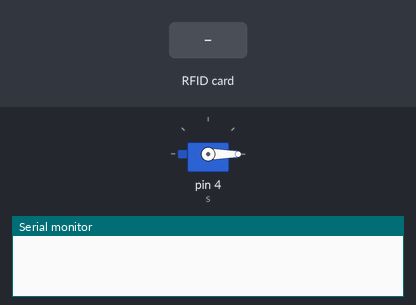
The sketch below on a simulated Arduino Uno, built with avr-gcc and run on an emulated ATmega328P. On the bench: servo, the last lines printed to the serial monitor. The test bench sets the inputs (shaded band).

Above: at 1.2 s.
1.3 s: RFID card 02 DC A7 34 held to the reader
At 2.1 s:
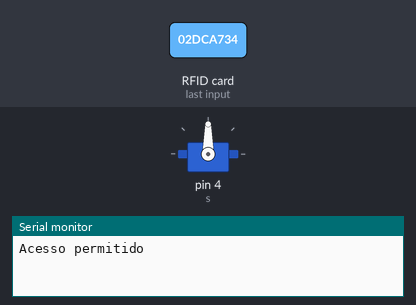
Timing chart, 0 to 4.3 s (numbered marks = the images above; inputs shaded):
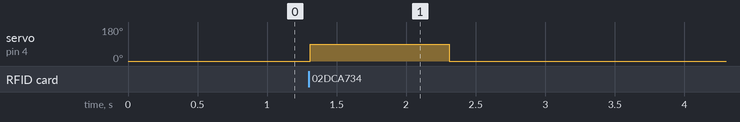

The sketch:

Adicionar_Servo.ino
```cpp
#include <SPI.h>                                   //Inclusão das bibliotecas
#include <MFRC522.h>
#include <Servo.h>

#define ss 10                                     //Define os pinos ss e rst
#define rst 9

MFRC522 rfid(ss, rst);                            //Cria o objeto do rfid
Servo s;                                          //Cria o objeto do servo-motor

void setup() {
  Serial.begin(9600);                             //Inicia o Monitor Serial
  SPI.begin();                                    //Inicia o SPI
  rfid.PCD_Init();                                //Inicia o leitor

  s.attach(4);                                    //Anexa o servo-motor ao pino 4
  s.write(0);                                     //Inicia o motor na posição 0
}

void loop() {
  String id = "";                                  //Cria a variável "id"

  //Se não houver nenhum cartão, não faz nada
  if (!rfid.PICC_IsNewCardPresent() || !rfid.PICC_ReadCardSerial()) {
     return;
  }

  id = le_cartao();                               //Chama a função para ler a uid

  if (id == "02:DC:A7:34") {                      //Verifica a uid lida (troque o parâmetro de verificação para sua tag antes lida)
    Serial.println("Acesso permitido");           //Imprime a mensagem
    s.write(90);                                  //Gira o motor a 90°
    delay(1000);                                  //Delay de 1 segundo
    s.write(0);                                   //Retorna para a posição de 0°
  }
}

String le_cartao() {
  String _id = "";                                //Cria a variável "_id"
  for (byte i = 0; i < 4; i++) {                  //Loop for para percorrer os caracteres lidos, seguindo o formato proposto
    _id += (rfid.uid.uidByte[i] < 0x10 ? "0" : "") + String(rfid.uid.uidByte[i], HEX) + (i!=3 ? ":" : "");
  }

  _id.toUpperCase();                              //Transforma as letras em caixa alta
  rfid.PICC_HaltA();                              //Para a criptografia
  rfid.PCD_StopCrypto1();

  return _id;                                     //Retorna a uid lida
}
```

Measured:
- after the input at 1.3 s, servo on pin 4 (s): 0° → 90° at once, → 0° 1.0 s later
